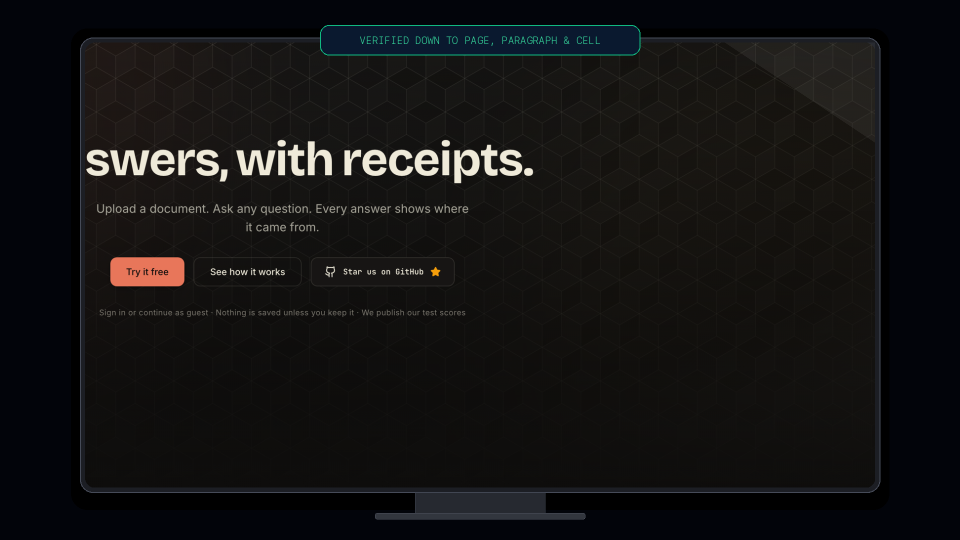
#> input picture assets/promo_stills_v2/03_receipts_drawer_inspection.png, 1920 x 1080 px (shown at 1/2 size)
$ python -i generate_apple_promo.py   (imports and definitions only)
#> lines starting #> are read from the running program, lines starting #| are printed output that depends on the picture
#!/usr/bin/env python3
"""
Allcited Promotional Video Generator (Apple Keynote Style)
Generates a Full HD (1920x1080 @ 30fps) Apple-style product film with:
- Minimalist space-black aesthetic & Apple Intelligence chromatic radial aura
- SF / Helvetica Neue typography with precision tracking and hierarchy
- Timed voiceover narration (Daniel - UK keynote cadence)
- Synthesized cinematic ambient score with sub-bass drone and chord progression
- Live mock UI showing the 4 RAG Traps, streaming answer, and sliding Receipts Drawer
"""

import math
import os
import subprocess
import sys
import wave
from pathlib import Path

import numpy as np
from PIL import Image, ImageDraw, ImageFilter, ImageFont

REPO_ROOT = Path(__file__).resolve().parent.parent
ASSETS_DIR = REPO_ROOT / "assets"
# [1 line not run here, left out]

OUTPUT_VIDEO = ASSETS_DIR / "allcited_apple_promo.mp4"
TEMP_DIR = Path("/tmp/allcited_promo")
# [1 line not run here, left out]
AUDIO_DIR = TEMP_DIR / "audio"
# [1 line not run here, left out]

WIDTH, HEIGHT = 1920, 1080
FPS = 30
DURATION_SEC = 46.0
TOTAL_FRAMES = int(FPS * DURATION_SEC)  # 1380 frames

# Load fonts
FONT_SF_PATH = "/System/Library/Fonts/SFNS.ttf"
FONT_MONO_PATH = "/System/Library/Fonts/SFNSMono.ttf"
FONT_HN_PATH = "/System/Library/Fonts/HelveticaNeue.ttc"

def get_font(size: int, bold: bool = False, mono: bool = False):
    try:
        if mono:
            return ImageFont.truetype(FONT_MONO_PATH, size)
        if bold:
            return ImageFont.truetype(FONT_HN_PATH, size, index=1)
        return ImageFont.truetype(FONT_SF_PATH, size)
    except Exception:
        try:
            return ImageFont.truetype(FONT_HN_PATH, size, index=1 if bold else 0)
        except Exception:
            return ImageFont.load_default()

# Pre-load common fonts
FONT_TITLE_HERO = get_font(100, bold=True)
FONT_TITLE_LG = get_font(64, bold=True)
FONT_TITLE_MD = get_font(44, bold=True)
FONT_SUBTITLE = get_font(32, bold=False)
FONT_BODY = get_font(24, bold=False)
FONT_BODY_BOLD = get_font(24, bold=True)
FONT_CAPTION = get_font(18, bold=False)
FONT_MONO_SM = get_font(20, mono=True)
FONT_MONO_XS = get_font(16, mono=True)
FONT_MONO_MD = get_font(26, mono=True)

# Easing functions
def ease_out_cubic(x: float) -> float:
    return 1.0 - math.pow(1.0 - max(0.0, min(1.0, x)), 3.0)

def ease_in_out_cubic(x: float) -> float:
    x = max(0.0, min(1.0, x))
    return 4.0 * x * x * x if x < 0.5 else 1.0 - math.pow(-2.0 * x + 2.0, 3.0) / 2.0

def smoothstep(edge0: float, edge1: float, x: float) -> float:
    t = max(0.0, min(1.0, (x - edge0) / (edge1 - edge0)))
    return t * t * (3.0 - 2.0 * t)


# [317 lines left out: functions generate_audio, draw_radial_aura, render_scene_1, render_scene_2, render_scene_3, not called in this run]


def render_scene_4(frame_idx: int) -> Image.Image:
    """Scene 4: The 4 Breakthrough Pillars (19.5s – 31.0s | Frames 585 to 930)"""
    sec = (frame_idx - 585) / FPS
    img = Image.new("RGBA", (WIDTH, HEIGHT), (4, 8, 16, 255))
    draw = ImageDraw.Draw(img)

    t_in = smoothstep(0.0, 1.0, sec)
    t_out = 1.0 - smoothstep(10.5, 11.5, sec)
    alpha = ease_out_cubic(t_in) * t_out

    # Chromatic background
    draw_radial_aura(img, WIDTH // 2, 450, 750, 450, (30, 58, 138), 0.30)

    # Category badge
    draw.rounded_rectangle([WIDTH // 2 - 190, 80, WIDTH // 2 + 190, 116], radius=18, fill=(30, 41, 59, int(180 * alpha)), outline=(99, 102, 241, int(150 * alpha)))
    draw.text((WIDTH // 2, 98), "FOUR FOUNDATIONAL PILLARS", font=FONT_MONO_XS, fill=(165, 180, 252, int(240 * alpha)), anchor="mm")

    draw.text((WIDTH // 2, 160), "Engineered to Solve the RAG Traps.", font=FONT_TITLE_LG, fill=(255, 255, 255, int(255 * alpha)), anchor="mm")

    # 4 Pillars cards layout
    pillars = [
        (
            "P1: Section Breadcrumbs",
            "Hierarchical context injection",
            "Doc > Section > Clause",
            "Sliding-window overlap ensures critical conditions never get severed by arbitrary chunk boundaries.",
            (56, 189, 248)
        ),
        (
            "P2: Cross-Encoder Re-Ranking",
            "Full token-level interaction",
            "ms-marco-MiniLM-L-6-v2",
            "Evaluates full query-passage attention to filter distractor clauses with calibrated score thresholds.",
            (168, 85, 247)
        ),
        (
            "P3: Graph Reference Expansion",
            "Multi-hop definition resolution",
            "Target Schedule Definition Link",
            "Automatically identifies cross-referenced rules at ingestion, attaching secondary context definitions.",
            (52, 211, 153)
        ),
        (
            "P4: Agentic Sufficiency Loop",
            "Dynamic query decomposition",
            "Bounded Multi-Pass (<= 3 passes)",
            "Splits multi-aspect questions into atomic sub-queries until the answer is mathematically complete.",
            (251, 191, 36)
        )
    ]

    card_w = 400
    card_h = 440
    gap = 25
    total_w = 4 * card_w + 3 * gap
    start_x = (WIDTH - total_w) // 2

    # Active highlight cycles over time:
    # 0.0 - 2.8: P1
    # 2.8 - 5.5: P2
    # 5.5 - 8.2: P3
    # 8.2 - 11.5: P4
    active_idx = min(3, int(sec / 2.8))

    for i, (title, sub, badge, desc, accent) in enumerate(pillars):
        cx = start_x + i * (card_w + gap)
        entry_t = 0.5 + i * 0.3
        card_a = smoothstep(entry_t, entry_t + 0.6, sec) * t_out
        if card_a <= 0.02:
            continue

        is_active = (i == active_idx)
        scale_offset = -15 if is_active else 0
        cy = int(230 + (1.0 - ease_out_cubic(card_a)) * 40 + scale_offset)

        border_col = accent if is_active else (51, 65, 85)
        border_w = 2 if is_active else 1
        fill_col = (20, 30, 48, int(180 * card_a)) if is_active else (15, 23, 38, int(130 * card_a))

        draw.rounded_rectangle([cx, cy, cx + card_w, cy + card_h], radius=18, fill=fill_col, outline=border_col, width=border_w)

        # Active indicator top bar
        if is_active:
            draw.rounded_rectangle([cx + 20, cy + 2, cx + card_w - 20, cy + 6], radius=2, fill=accent)

        # Pill badge
        draw.rounded_rectangle([cx + 24, cy + 28, cx + card_w - 24, cy + 64], radius=6, fill=(30, 41, 59, int(180 * card_a)), outline=border_col)
        draw.text((cx + card_w // 2, cy + 46), badge, font=FONT_MONO_XS, fill=accent, anchor="mm")

        # Titles
        draw.text((cx + 24, cy + 95), title, font=FONT_BODY_BOLD, fill=(255, 255, 255, int(250 * card_a)))
        draw.text((cx + 24, cy + 130), sub, font=FONT_CAPTION, fill=(148, 163, 184, int(200 * card_a)))

        # Separator line
        draw.line([(cx + 24, cy + 165), (cx + card_w - 24, cy + 165)], fill=(51, 65, 85, int(150 * card_a)), width=1)

        # Description text
        # Simple word wrap
        words = desc.split()
        lines = []
        cur_line = []
        for w in words:
            cur_line.append(w)
            if len(" ".join(cur_line)) > 30:
                lines.append(" ".join(cur_line))
                cur_line = []
        if cur_line:
            lines.append(" ".join(cur_line))

        for li, line in enumerate(lines[:6]):
            draw.text((cx + 24, cy + 185 + li * 26), line, font=FONT_CAPTION, fill=(203, 213, 225, int(210 * card_a)))

    return img.convert("RGB")


# [231 lines left out: functions render_scene_5, render_scene_6, render_frame, compile_video, not called in this run]


# [2 lines not run here, left out]

>>> import cv2
>>> picture = cv2.imread('../assets/promo_stills_v2/03_receipts_drawer_inspection.png', cv2.IMREAD_GRAYSCALE)
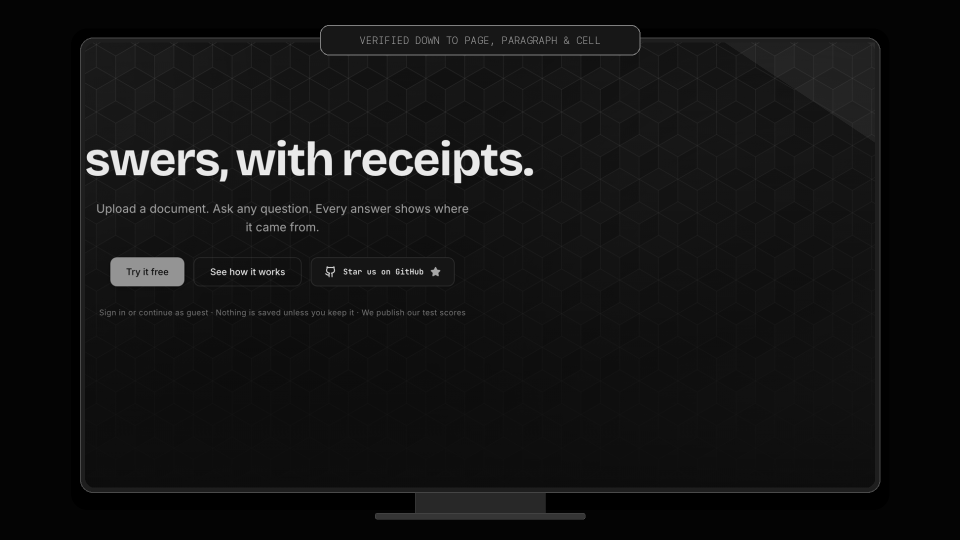
#> picture: shape (1080, 1920) (shown at 1/2 size); min 0, max 252, mean 18.6
>>> result = render_scene_4(picture)
#> in render_scene_4, `img = Image.new("RGBA", (WIDTH, HEIGHT), (4, 8, 16, 255))`:
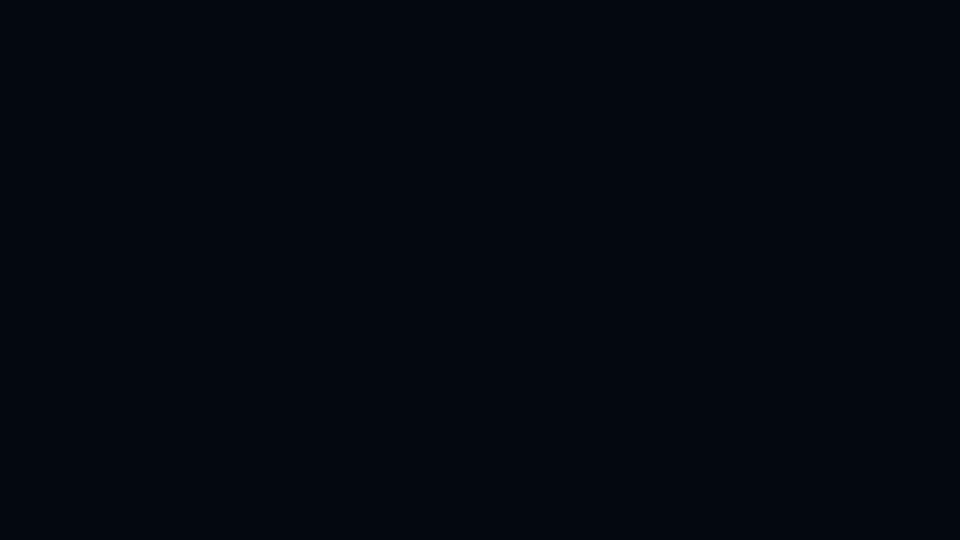
#> img: PIL image 1920x1080 RGBA (shown at 1/2 size); mean R, G, B, A 4, 8, 16, 255
#> (the run stopped early here; a loop or call above may not have finished)
